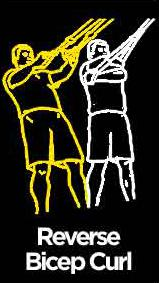
#> input picture TRX-workout/js/exercises/pics/0_1.jpg, 159 x 283 px, given in place of TRX_WO.png, which was not available
$ python main.py
#> lines starting #> are read from the running program, lines starting #| are printed output that depends on the picture; pictures that were not available may be replaced by others from this repository, and a replacement may not be noted

from PIL import Image
import json


picW = 160
picH = 284

def calculateHGap(width, px):
    picsW = []
    actPic = 0

    hgap = []
    actGap = 1
    for i in range(width):
        if px[i, 4] == (255, 255, 255):
            actGap += 1
            if actPic != 0:
                picsW.append(actPic)
            actPic = 0
        elif actGap != 0:
            hgap.append(actGap)
            actGap = 0
        else:
            actPic += 1

    hgap.append(actGap)
    return hgap, len(picsW)


def calculateVGap(height, px):
    picsW = []
    actPic = 0

    hgap = []
    actGap = 1
    for i in range(height):
        if px[3, i] == (255, 255, 255):
            actGap += 1
            if actPic != 0:
                picsW.append(actPic)
            actPic = 0
        elif actGap != 0:
            hgap.append(actGap)
            actGap = 0
        else:
            actPic += 1
    hgap.append(actGap)
    return hgap, len(picsW)


def main():
    im = Image.open('E:\Dokumentumok\danikovaGithubWebpage\TRX-workout\js\exercises\TRX_WO.png')
#> im is the input picture: PIL image 159x283 RGB; mean R, G, B 48.6, 46.7, 33.7
    width, height = im.size
#> width = 159; height = 283
    print(width, height)
#| 159 283

    px = im.load()
    hgapArr, colCount = calculateHGap(width, px)
#> hgapArr = [1, 0]; colCount = 0
    vgapArr, rowCount = calculateVGap(height, px)
#> vgapArr = [1, 0]; rowCount = 0

    emptyPics = 0
    exercises = [[None for i in range(colCount)] for i in range(rowCount)]
#> exercises = []

    sumHGap = 0
    for i, hgap in enumerate(hgapArr[:-1]):
        sumHGap += hgap
        sumVGap = 0
        for j, vgap in enumerate(vgapArr[:-1]):
            sumVGap += vgap
            croppedImg = im.crop((
                sumHGap+i*picW,
                sumVGap+j*picH,
                sumHGap+(i+1)*picW-1,
                sumVGap+(j+1)*picH-1
            ))
            pixelGrid = croppedImg.load()

            if pixelGrid[int(picW/3),int(picH/3)] == (255,255,255) and pixelGrid[int(picW/3*2),int(picH/3*2)] == (255,255,255):
                emptyPics += 1
                exercises[j][i] = None
            else:
                exercises[j][i] = '{0}_{1}.jpg'.format(i,j)

            croppedImg.save('./pics/{0}_{1}.jpg'.format(i,j))
#> this loop made 1 pass
#> (hgap, sumHGap) on pass 1: (1, 1)
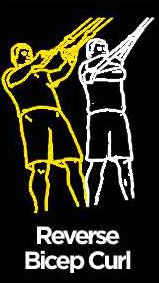
#> croppedImg: PIL image 159x283 RGB; mean R, G, B 48.6, 46.7, 33.6
#> after the loop, emptyPics = 0; sumHGap = 1

    with open('E:\Dokumentumok\danikovaGithubWebpage\TRX-workout\js\exercises\exercises.json', 'w') as f:
        f.write(
            json.dumps({
                'colCount': colCount,
                'rowCount': rowCount,
                'exercisesArr': exercises
            }, indent='  ')
        )


if __name__ == '__main__':
#> (the run stopped early here; a loop or call above may not have finished)

$ run again, on TRX-workout/js/exercises/pics/0_4.jpg
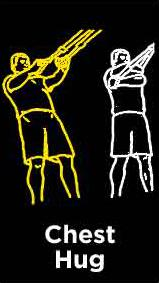
#> input picture TRX-workout/js/exercises/pics/0_4.jpg, 159 x 283 px, given in place of TRX_WO.png, which was not available
#> in main, im is the input picture: PIL image 159x283 RGB; mean R, G, B 34.5, 33, 23.9
#| 159 283
#> hgapArr = [1, 0]; colCount = 0
#> vgapArr = [1, 0]; rowCount = 0
#> the loop in main, `for i, hgap in enumerate(hgapArr[:-1]):` made 1 pass
#> (hgap, sumHGap) on pass 1: (1, 1)
#> after the loop in main, `for i, hgap in enumerate(hgapArr[:-1]):`:
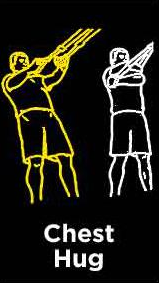
#> croppedImg: PIL image 159x283 RGB; mean R, G, B 34.5, 33, 23.9
#> after the loop in main, `for i, hgap in enumerate(hgapArr[:-1]):`: sumHGap = 1

$ run again, on TRX-workout/js/exercises/pics/0_6.jpg
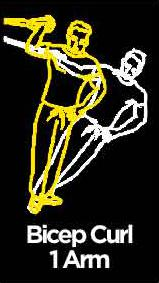
#> input picture TRX-workout/js/exercises/pics/0_6.jpg, 159 x 283 px, given in place of TRX_WO.png, which was not available
#> in main, im is the input picture: PIL image 159x283 RGB; mean R, G, B 50.2, 48.1, 31.7
#| 159 283
#> hgapArr = [1, 0]; colCount = 0
#> vgapArr = [1, 0]; rowCount = 0
#> the loop in main, `for i, hgap in enumerate(hgapArr[:-1]):` made 1 pass
#> (hgap, sumHGap) on pass 1: (1, 1)
#> after the loop in main, `for i, hgap in enumerate(hgapArr[:-1]):`:
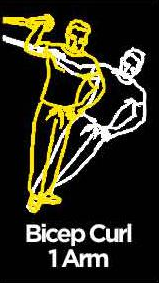
#> croppedImg: PIL image 159x283 RGB; mean R, G, B 50.2, 48.1, 31.7
#> after the loop in main, `for i, hgap in enumerate(hgapArr[:-1]):`: sumHGap = 1

$ run again, on TRX-workout/js/exercises/pics/0_8.jpg
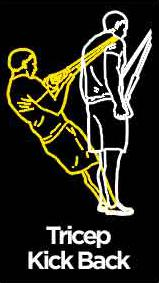
#> input picture TRX-workout/js/exercises/pics/0_8.jpg, 159 x 283 px, given in place of TRX_WO.png, which was not available
#> in main, im is the input picture: PIL image 159x283 RGB; mean R, G, B 45, 43.6, 33.7
#| 159 283
#> hgapArr = [1, 0]; colCount = 0
#> vgapArr = [1, 0]; rowCount = 0
#> the loop in main, `for i, hgap in enumerate(hgapArr[:-1]):` made 1 pass
#> (hgap, sumHGap) on pass 1: (1, 1)
#> after the loop in main, `for i, hgap in enumerate(hgapArr[:-1]):`:
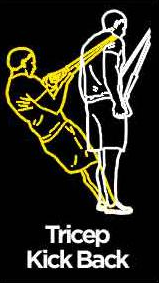
#> croppedImg: PIL image 159x283 RGB; mean R, G, B 45, 43.6, 33.7
#> after the loop in main, `for i, hgap in enumerate(hgapArr[:-1]):`: sumHGap = 1
